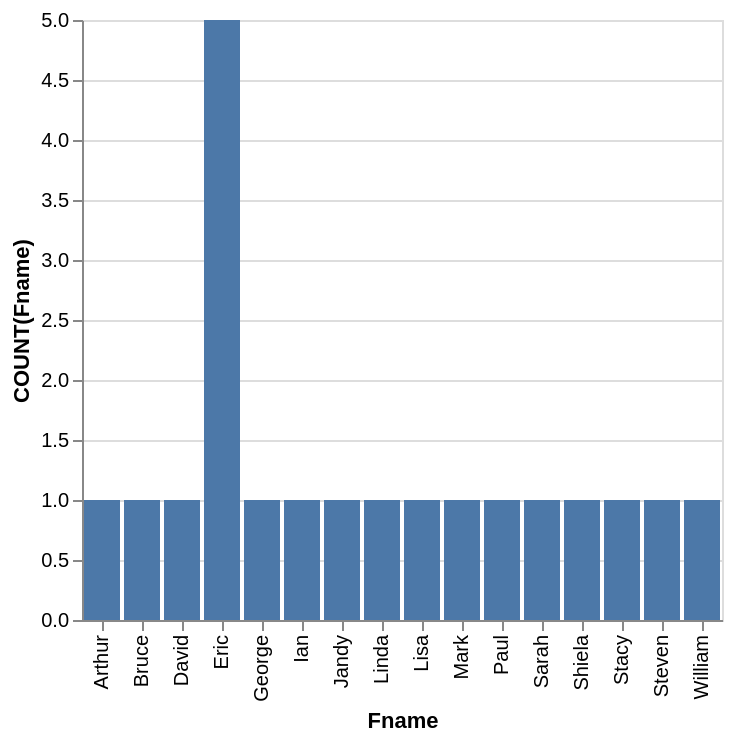

Write the Vega-Lite specification saved for this chart.
### Vega-Lite specification from a JSON file in a GitHub repository (floating-point values rounded to 4 significant figures)
{"data": {"values": [{"x_data": "Arthur", "y_data": 1}, {"x_data": "Bruce", "y_data": 1}, {"x_data": "David", "y_data": 1}, {"x_data": "Eric", "y_data": 5}, {"x_data": "George", "y_data": 1}, {"x_data": "Ian", "y_data": 1}, {"x_data": "Jandy", "y_data": 1}, {"x_data": "Linda", "y_data": 1}, {"x_data": "Lisa", "y_data": 1}, {"x_data": "Mark", "y_data": 1}, {"x_data": "Paul", "y_data": 1}, {"x_data": "Sarah", "y_data": 1}, {"x_data": "Shiela", "y_data": 1}, {"x_data": "Stacy", "y_data": 1}, {"x_data": "Steven", "y_data": 1}, {"x_data": "William", "y_data": 1}]}, "mark": "bar", "encoding": {"x": {"field": "x_data", "type": "nominal", "title": "Fname", "sort": "ascending"}, "y": {"field": "y_data", "type": "quantitative", "title": "COUNT(Fname)"}}}
